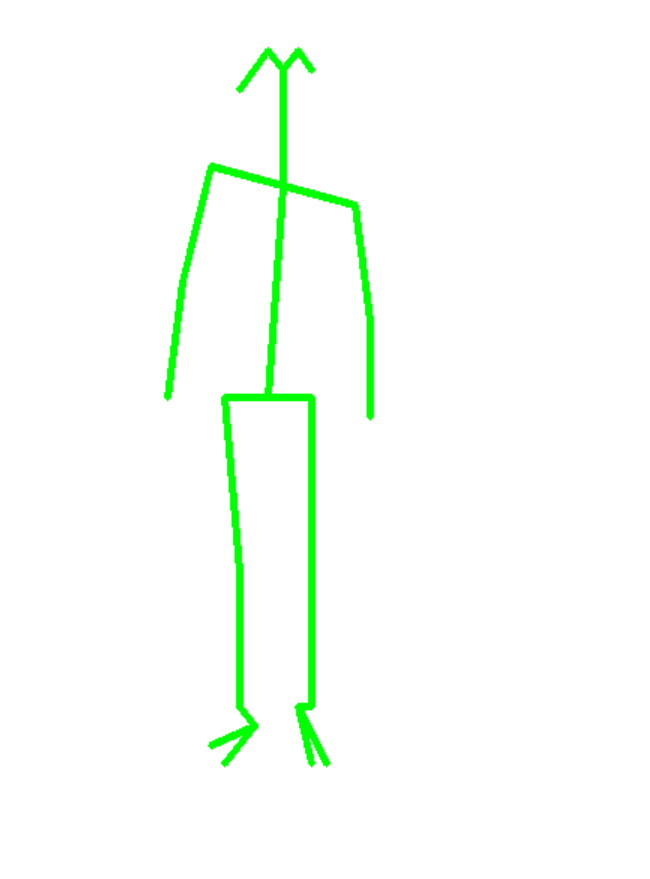
#> input picture 필요한자료/1108 SKELETONED DATA/shoulder/2.PNG, 650 x 879 px, found by its file name
$ jupyter execute pose_estimation_4.ipynb
#> lines starting #> are read from the running program, lines starting #| are printed output that depends on the picture; after the words box and inside, x2 and y2 are one past the last pixel; in counts of white or black regions, pixels touching at a corner belong together
# 4)  FINDCONTOURS를 이용해서 이미지를 부분으로 나누기

[cell 1]
import cv2
import matplotlib.pyplot as plt
title1 = "No_data"  # 윈도우 이름
no_data = cv2.imread('C:\\Users\\flors\\1108 SKELETONED DATA\\test\\shoulder\\2.png')
#> no_data is the input picture: shape (879, 650, 3); mean B, G, R 248.5, 255, 248.5
if(no_data is None):  # 예외 처리 - 영상 파일 읽기
    raise Exception('영상 파일 읽기 에러')
print(no_data.shape)
#| (879, 650, 3)

# 배경 이미지가 백색이나 실제로는 흐린배경 존재, 배경을 백색으로 바꿔줌
no_data[no_data >=170] =255
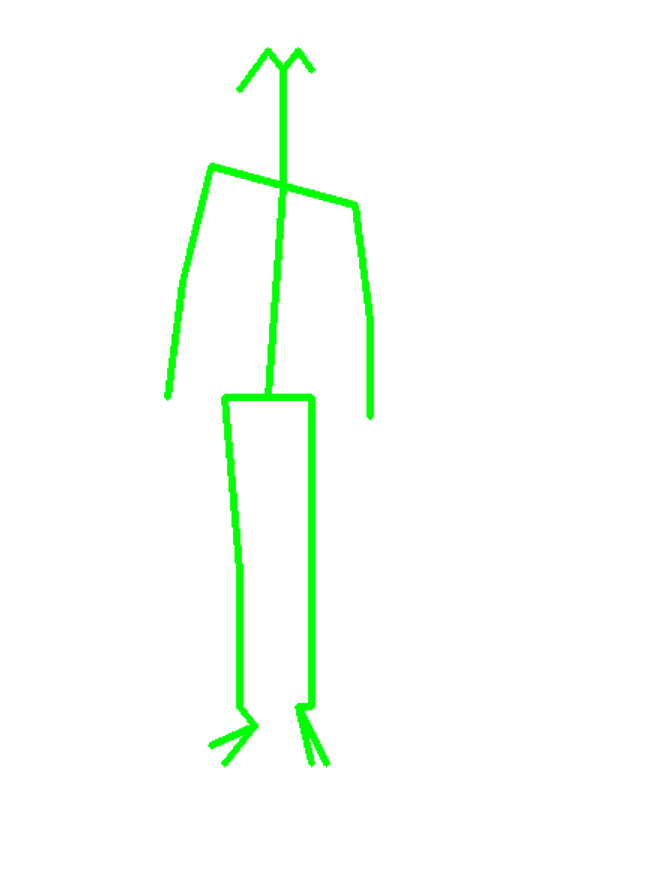
#> no_data: shape (879, 650, 3); 0.4% of pixels changed, all inside (x1, y1, x2, y2) = (163, 46, 375, 768)
img_gray = cv2.cvtColor(no_data, cv2.COLOR_BGR2GRAY)
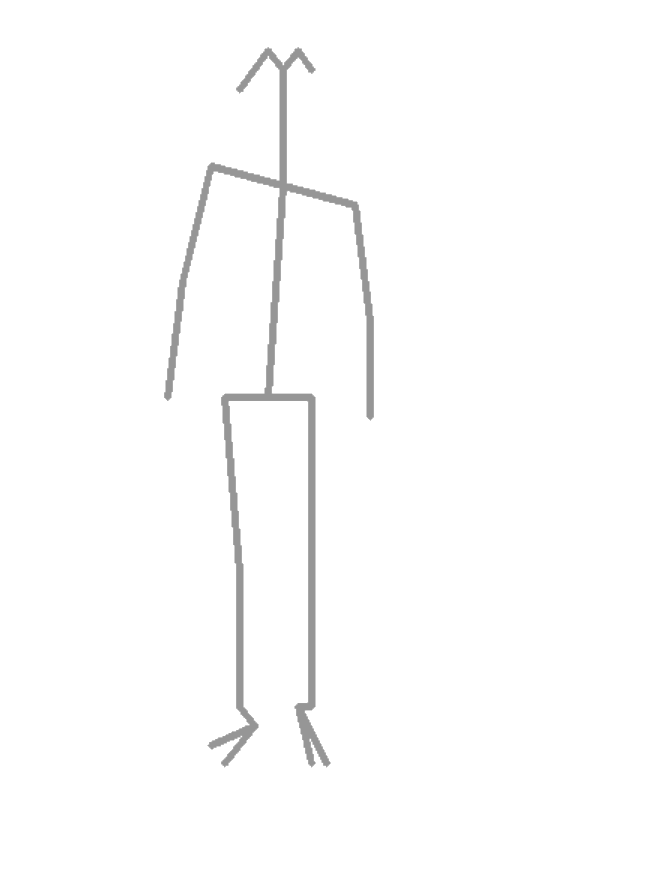
#> img_gray: shape (879, 650); min 150, max 255, mean 252.4

# 이미지중 선이미지를 찾아 표시
# 컨투어란, 윤곽이라는 뜻 opencv에서 영상이나 이미지의 외곽 혹은 내곽 검출
# findContours 함수를 통해 이진화 이미지에서 윤곽선 찾아냄.
rect, img_th = cv2.threshold(img_gray, 150, 230, cv2.THRESH_BINARY_INV)
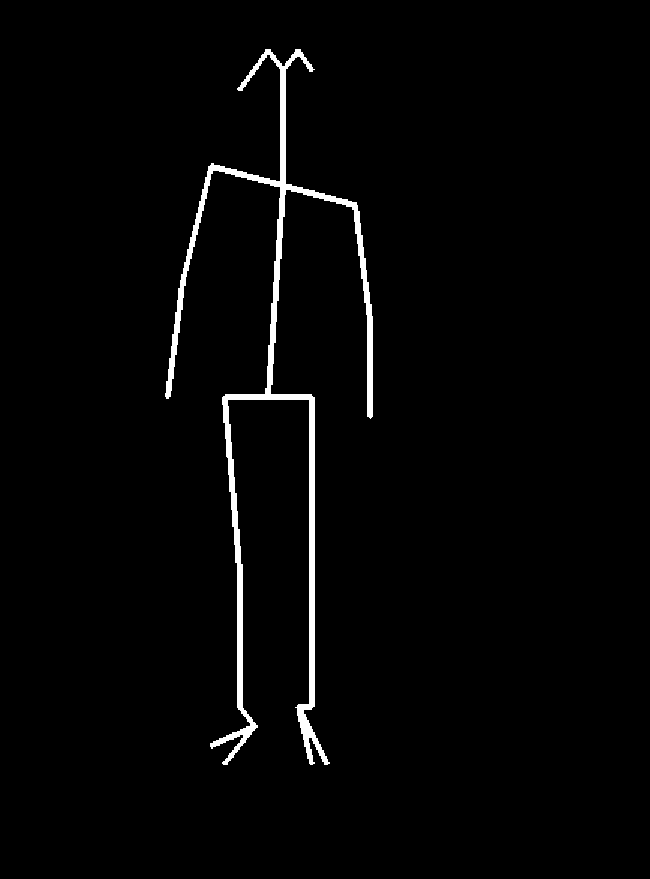
#> img_th: shape (879, 650); values 0 (black) and 230 (white), 2% white; 1 white region
contours, hierachy =cv2.findContours(img_th.copy(),cv2.RETR_EXTERNAL, cv2.CHAIN_APPROX_SIMPLE)
#> contours = 1 contour; box (x1, y1, x2, y2) and area: (165, 49, 373, 765) 9372
rects = [cv2.boundingRect(each) for each in contours]
#> rects = [(165, 49, 208, 716)]
for rect in rects:
    rect
    cv2.rectangle(no_data, (rect[0], rect[1]),
                 (rect[0] + rect[2], rect[1] + rect[3]), (0, 255, 0),1)
#> this loop made 1 pass
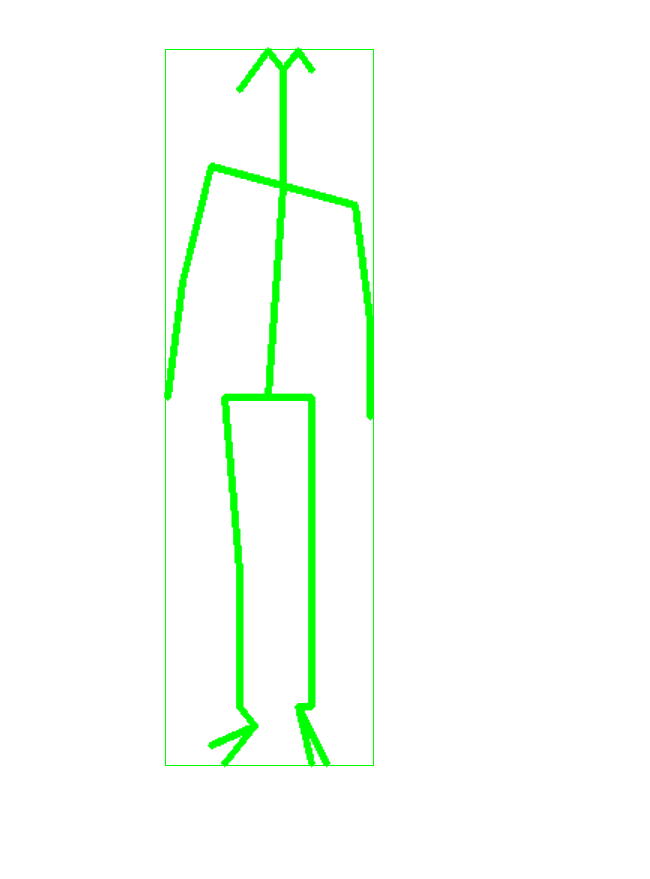
#> no_data: shape (879, 650, 3); 0.32% of pixels changed, all inside (x1, y1, x2, y2) = (165, 49, 374, 766)
    # cv2.rectangle(사진, 왼쪽위 좌표, 오른쪽아래 좌표 , 선의 색, 선의 두께)

plt.figure(figsize=(15,15))
plt.imshow(no_data)

image = no_data.copy()
# [시작 height : 끝 height, 시작 width : 끝 width]
print('왼쪽 위 :', rect[0],rect[1])
#| 왼쪽 위 : 165 49
print('왼쪽 아래 :', rect[0],rect[1]+rect[3])
#| 왼쪽 아래 : 165 765
print('오른쪽 위 :', rect[0] + rect[2],rect[1])
#| 오른쪽 위 : 373 49
print('오른쪽 아래 :', rect[0] + rect[2], rect[1] + rect[3])
#| 오른쪽 아래 : 373 765

# 해당이미지 부분만 추출
# Slicing to crop the image
# cropped = img[start_row:end_row, start_col:end_col]
cropped_image = image[rect[1]:rect[1]+rect[3], rect[0]:rect[0] + rect[2]] # Slicing to crop the image
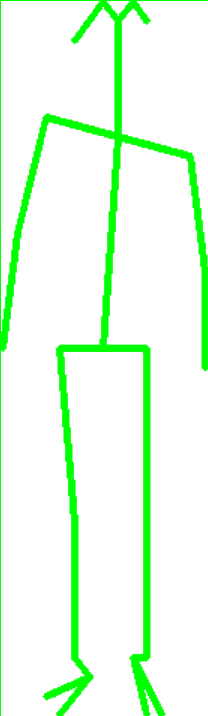
#> cropped_image: shape (716, 208, 3); mean B, G, R 229.2, 255, 229.2
# Display the cropped image

cv2.waitKey(0)
cv2.destroyAllWindows()
plt.imshow(cropped_image)

[cell 2]
# 부위별 슬라이싱(어깨 틀어짐)
a = int(rect[1]+rect[2]*0.2)
#> a = 90
b = int(rect[3]*0.5)
#> b = 358
cropped_image = image[a:b, rect[0]:rect[0] + rect[2]] # Slicing to crop the image
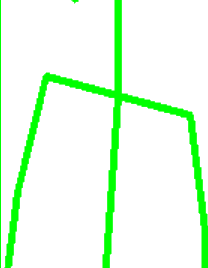
#> cropped_image: shape (268, 208, 3); mean B, G, R 228.6, 255, 228.6
plt.imshow(cropped_image)

[cell 3]
# 부위별 슬라이싱(골반 틀어짐)
a = int(rect[1]+rect[2]*1.2)
#> a = 298
b = int(rect[3]*0.8)
#> b = 572
cropped_image = image[a:b, rect[0]:rect[0] + rect[2]] # Slicing to crop the image
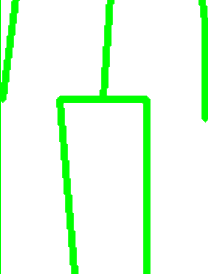
#> cropped_image: shape (274, 208, 3); mean B, G, R 229.6, 255, 229.6
plt.imshow(cropped_image)

[cell 4]
# 부위별 슬라이싱(오다리)
a = int(rect[1]+rect[2]*1.2)
cropped_image = image[a:rect[1]+rect[3], rect[0]:rect[0] + rect[2]] # Slicing to crop the image
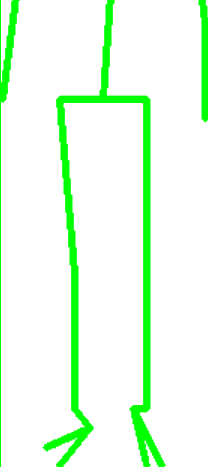
#> cropped_image: shape (467, 208, 3); mean B, G, R 230.1, 255, 230.1
plt.imshow(cropped_image)

$ run again, with 필요한자료/1108 SKELETONED DATA/shoulder/1.PNG copied over 필요한자료/1108 SKELETONED DATA/shoulder/2.PNG
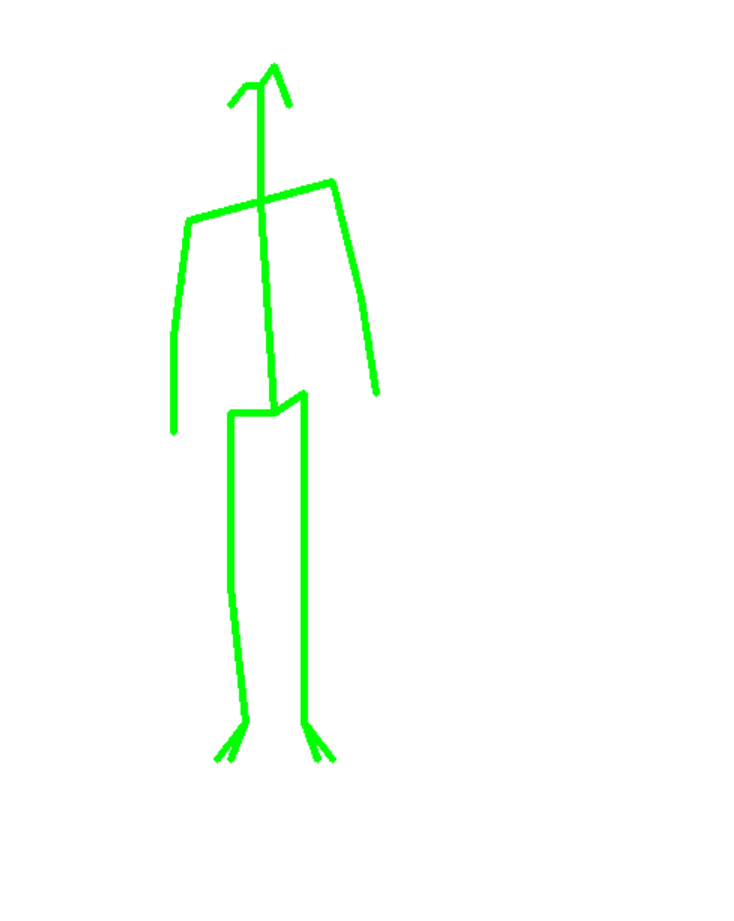
#> input picture 필요한자료/1108 SKELETONED DATA/shoulder/1.PNG, 734 x 921 px, found by its file name
#> no_data is the input picture: shape (921, 734, 3); mean B, G, R 249.7, 255, 249.7
#| (921, 734, 3)
#> `rect, img_th = cv2.threshold(img_gray, 150, 230, cv2.THRESH_BINARY_INV)`:
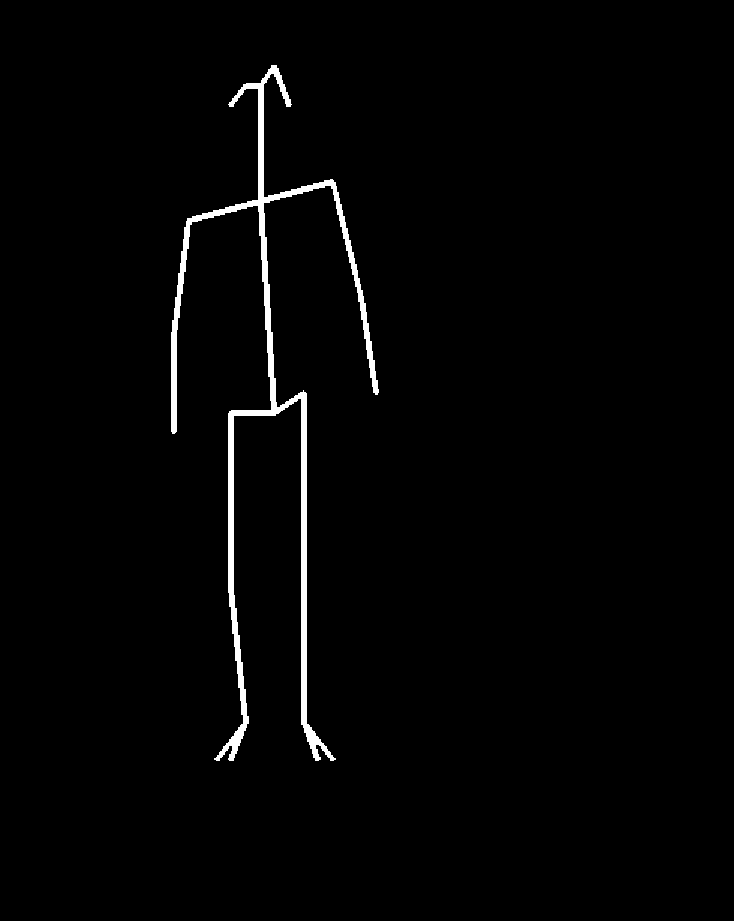
#> img_th: shape (921, 734); values 0 (black) and 230 (white), 1.6% white; 1 white region
#> contours = 1 contour; box (x1, y1, x2, y2) and area: (171, 65, 379, 761) 8980
#> rects = [(171, 65, 208, 696)]
#> the loop `for rect in rects:` made 1 pass
#| 왼쪽 위 : 171 65
#| 왼쪽 아래 : 171 761
#| 오른쪽 위 : 379 65
#| 오른쪽 아래 : 379 761
#> `a = int(rect[1]+rect[2]*0.2)`: a = 106
#> `b = int(rect[3]*0.5)`: b = 348
#> `a = int(rect[1]+rect[2]*1.2)`: a = 314
#> `b = int(rect[3]*0.8)`: b = 556
#> `cropped_image = image[a:rect[1]+rect[3], rect[0]:rect[0] + rect[2]]`:
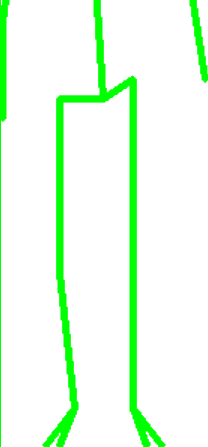
#> cropped_image: shape (447, 208, 3); mean B, G, R 231.1, 255, 231.1

$ run again, with 필요한자료/1108 SKELETONED DATA/shoulder/10.PNG copied over 필요한자료/1108 SKELETONED DATA/shoulder/2.PNG
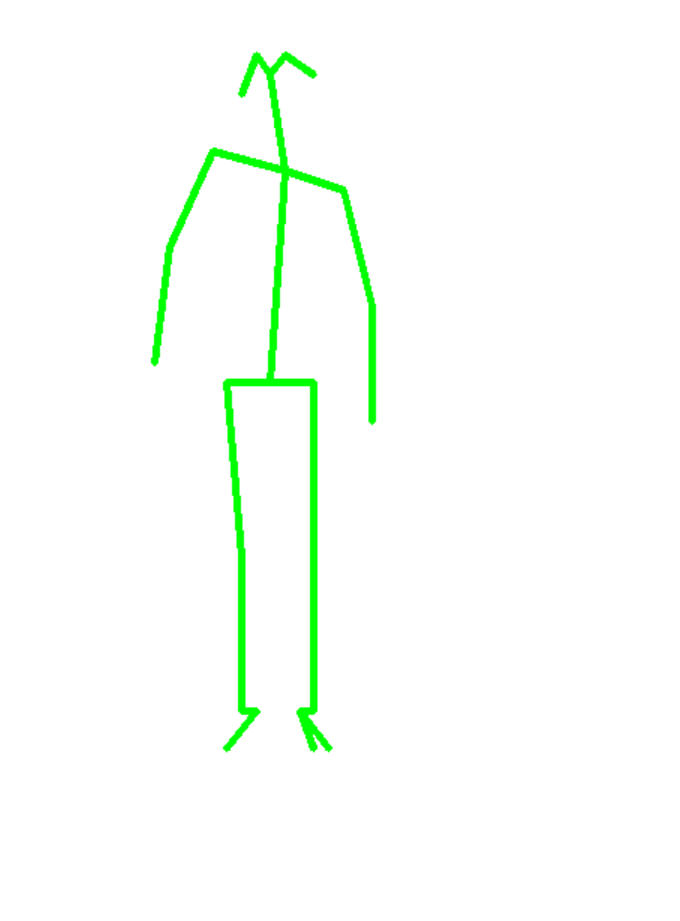
#> input picture 필요한자료/1108 SKELETONED DATA/shoulder/10.PNG, 680 x 921 px, found by its file name
#> no_data is the input picture: shape (921, 680, 3); mean B, G, R 249.2, 255, 249.2
#| (921, 680, 3)
#> `rect, img_th = cv2.threshold(img_gray, 150, 230, cv2.THRESH_BINARY_INV)`:
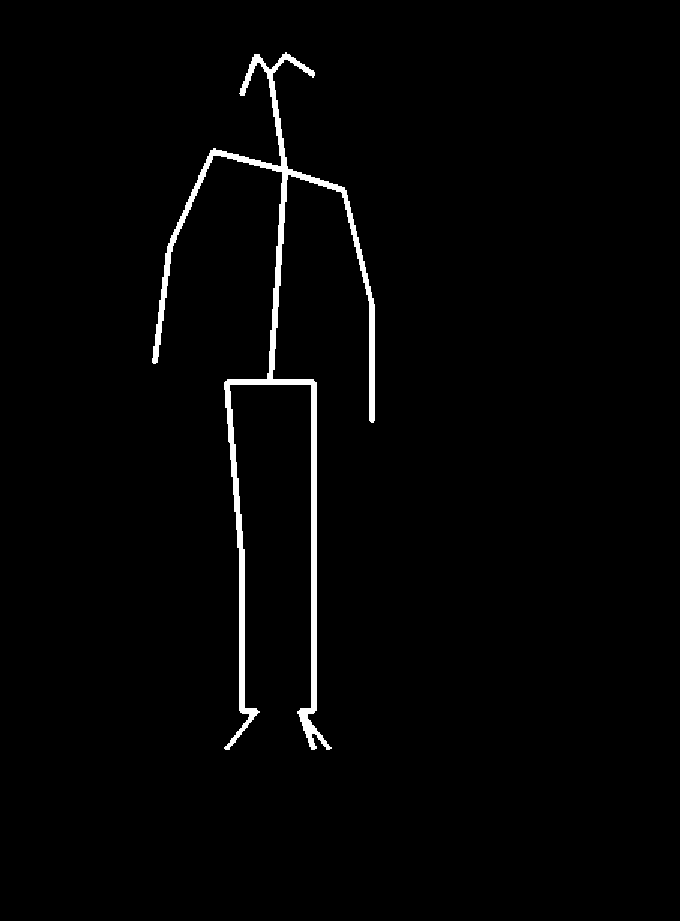
#> img_th: shape (921, 680); values 0 (black) and 230 (white), 1.8% white; 1 white region
#> contours = 1 contour; box (x1, y1, x2, y2) and area: (152, 52, 375, 750) 9128
#> rects = [(152, 52, 223, 698)]
#> the loop `for rect in rects:` made 1 pass
#| 왼쪽 위 : 152 52
#| 왼쪽 아래 : 152 750
#| 오른쪽 위 : 375 52
#| 오른쪽 아래 : 375 750
#> `a = int(rect[1]+rect[2]*0.2)`: a = 96
#> `b = int(rect[3]*0.5)`: b = 349
#> `a = int(rect[1]+rect[2]*1.2)`: a = 319
#> `b = int(rect[3]*0.8)`: b = 558
#> `cropped_image = image[a:rect[1]+rect[3], rect[0]:rect[0] + rect[2]]`:
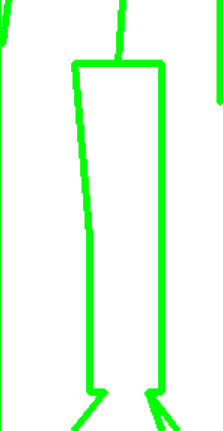
#> cropped_image: shape (431, 223, 3); mean B, G, R 232.9, 255, 232.9
